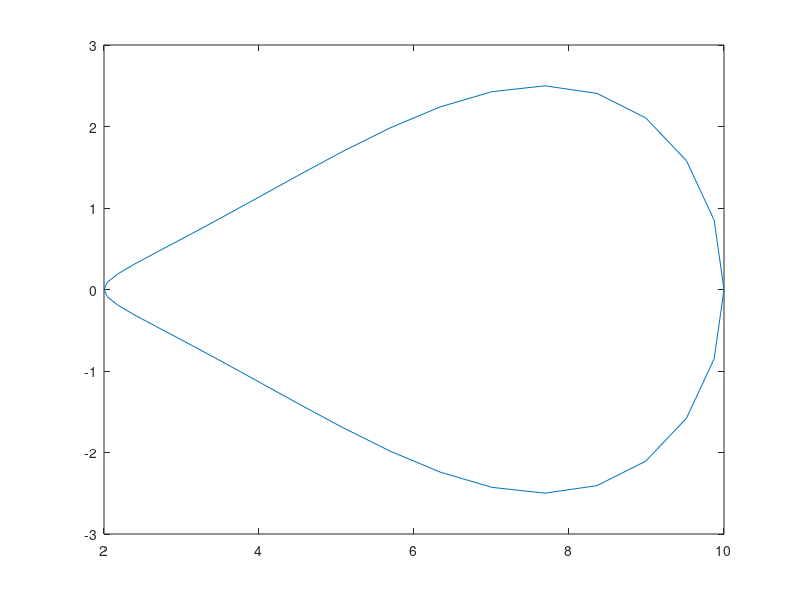

MATLAB code for this plot:
clc
close all
clear all

AB=4;
BD=18;
d=12;
rad=pi/180;

theta=(0:10:360)*rad;
x=1:36;
y=1:36;
for n=1:37
BC=(AB^2+d^2-(2*AB*d*cos(theta(n))))^.5;
beta=asin((AB*sin(theta(n)))/(BC));
x(n)=(BD-BC)*cos(beta);
y(n)=(BD-BC)*sin(beta);
end
plot(x,y)
